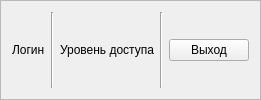
         <widget class="QFrame" name="header">
          <property name="frameShape">
           <enum>QFrame::StyledPanel</enum>
          </property>
          <property name="frameShadow">
           <enum>QFrame::Raised</enum>
          </property>
          <layout class="QHBoxLayout" name="horizontalLayout_3">
           <item>
            <widget class="QLabel" name="loginLabel">
             <property name="sizePolicy">
              <sizepolicy hsizetype="Preferred" vsizetype="Preferred">
               <horstretch>0</horstretch>
               <verstretch>0</verstretch>
              </sizepolicy>
             </property>
             <property name="text">
              <string>Логин</string>
             </property>
            </widget>
           </item>
           <item>
            <widget class="Line" name="line">
             <property name="orientation">
              <enum>Qt::Vertical</enum>
             </property>
            </widget>
           </item>
           <item>
            <widget class="QLabel" name="accessLevelLabel">
             <property name="sizePolicy">
              <sizepolicy hsizetype="Preferred" vsizetype="Preferred">
               <horstretch>0</horstretch>
               <verstretch>0</verstretch>
              </sizepolicy>
             </property>
             <property name="text">
              <string>Уровень доступа</string>
             </property>
            </widget>
           </item>
           <item>
            <widget class="Line" name="line_2">
             <property name="orientation">
              <enum>Qt::Vertical</enum>
             </property>
            </widget>
           </item>
           <item>
            <widget class="QPushButton" name="pushButton">
             <property name="sizePolicy">
              <sizepolicy hsizetype="Fixed" vsizetype="Fixed">
               <horstretch>0</horstretch>
               <verstretch>0</verstretch>
              </sizepolicy>
             </property>
             <property name="text">
              <string>Выход</string>
             </property>
            </widget>
           </item>
          </layout>
         </widget>
